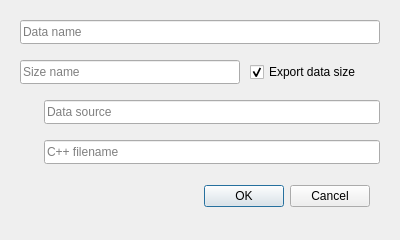
<?xml version="1.0" encoding="UTF-8"?>
<ui version="4.0">
 <class>nDataToCpp</class>
 <widget class="QDialog" name="nDataToCpp">
  <property name="geometry">
   <rect>
    <x>0</x>
    <y>0</y>
    <width>400</width>
    <height>240</height>
   </rect>
  </property>
  <property name="windowTitle">
   <string>Data to C++</string>
  </property>
  <property name="windowIcon">
   <iconset resource="../../../Images/Branon.qrc">
    <normaloff>:/images/sourcecpp.png</normaloff>:/images/sourcecpp.png</iconset>
  </property>
  <property name="toolTip">
   <string>Data to C++</string>
  </property>
  <property name="statusTip">
   <string>Data to C++</string>
  </property>
  <property name="whatsThis">
   <string>Data to C++</string>
  </property>
  <widget class="QDialogButtonBox" name="buttonBox">
   <property name="geometry">
    <rect>
     <x>30</x>
     <y>180</y>
     <width>340</width>
     <height>32</height>
    </rect>
   </property>
   <property name="orientation">
    <enum>Qt::Horizontal</enum>
   </property>
   <property name="standardButtons">
    <set>QDialogButtonBox::Cancel|QDialogButtonBox::Ok</set>
   </property>
  </widget>
  <widget class="QLineEdit" name="DataName">
   <property name="geometry">
    <rect>
     <x>20</x>
     <y>20</y>
     <width>360</width>
     <height>24</height>
    </rect>
   </property>
   <property name="placeholderText">
    <string>Data name</string>
   </property>
  </widget>
  <widget class="QLineEdit" name="SizeName">
   <property name="geometry">
    <rect>
     <x>20</x>
     <y>60</y>
     <width>220</width>
     <height>24</height>
    </rect>
   </property>
   <property name="placeholderText">
    <string>Size name</string>
   </property>
  </widget>
  <widget class="QCheckBox" name="DataSize">
   <property name="geometry">
    <rect>
     <x>250</x>
     <y>60</y>
     <width>130</width>
     <height>24</height>
    </rect>
   </property>
   <property name="toolTip">
    <string>Export data size</string>
   </property>
   <property name="statusTip">
    <string>Export data size</string>
   </property>
   <property name="whatsThis">
    <string>Export data size</string>
   </property>
   <property name="text">
    <string>Export data size</string>
   </property>
   <property name="checked">
    <bool>true</bool>
   </property>
  </widget>
  <widget class="QToolButton" name="DataSource">
   <property name="geometry">
    <rect>
     <x>20</x>
     <y>100</y>
     <width>24</width>
     <height>24</height>
    </rect>
   </property>
   <property name="toolTip">
    <string>Data source</string>
   </property>
   <property name="statusTip">
    <string>Data source</string>
   </property>
   <property name="whatsThis">
    <string>Data source</string>
   </property>
   <property name="text">
    <string/>
   </property>
   <property name="icon">
    <iconset resource="../../../Images/Branon.qrc">
     <normaloff>:/images/folder.png</normaloff>:/images/folder.png</iconset>
   </property>
   <property name="iconSize">
    <size>
     <width>24</width>
     <height>24</height>
    </size>
   </property>
   <property name="autoRaise">
    <bool>true</bool>
   </property>
  </widget>
  <widget class="QLineEdit" name="Source">
   <property name="geometry">
    <rect>
     <x>44</x>
     <y>100</y>
     <width>336</width>
     <height>24</height>
    </rect>
   </property>
   <property name="toolTip">
    <string>Data file</string>
   </property>
   <property name="statusTip">
    <string>Data file</string>
   </property>
   <property name="whatsThis">
    <string>Data file</string>
   </property>
   <property name="placeholderText">
    <string>Data source</string>
   </property>
  </widget>
  <widget class="QToolButton" name="ExportCpp">
   <property name="geometry">
    <rect>
     <x>20</x>
     <y>140</y>
     <width>24</width>
     <height>24</height>
    </rect>
   </property>
   <property name="toolTip">
    <string>Export C++</string>
   </property>
   <property name="statusTip">
    <string>Export C++</string>
   </property>
   <property name="whatsThis">
    <string>Export C++</string>
   </property>
   <property name="text">
    <string/>
   </property>
   <property name="icon">
    <iconset resource="../../../Images/Branon.qrc">
     <normaloff>:/images/sourcecpp.png</normaloff>:/images/sourcecpp.png</iconset>
   </property>
   <property name="iconSize">
    <size>
     <width>24</width>
     <height>24</height>
    </size>
   </property>
   <property name="autoRaise">
    <bool>true</bool>
   </property>
  </widget>
  <widget class="QLineEdit" name="Cpp">
   <property name="geometry">
    <rect>
     <x>44</x>
     <y>140</y>
     <width>336</width>
     <height>24</height>
    </rect>
   </property>
   <property name="placeholderText">
    <string>C++ filename</string>
   </property>
  </widget>
 </widget>
 <resources>
  <include location="../../../Images/Branon.qrc"/>
 </resources>
 <connections>
  <connection>
   <sender>buttonBox</sender>
   <signal>accepted()</signal>
   <receiver>nDataToCpp</receiver>
   <slot>accept()</slot>
   <hints>
    <hint type="sourcelabel">
     <x>248</x>
     <y>254</y>
    </hint>
    <hint type="destinationlabel">
     <x>157</x>
     <y>274</y>
    </hint>
   </hints>
  </connection>
  <connection>
   <sender>buttonBox</sender>
   <signal>rejected()</signal>
   <receiver>nDataToCpp</receiver>
   <slot>reject()</slot>
   <hints>
    <hint type="sourcelabel">
     <x>316</x>
     <y>260</y>
    </hint>
    <hint type="destinationlabel">
     <x>286</x>
     <y>274</y>
    </hint>
   </hints>
  </connection>
  <connection>
   <sender>DataSource</sender>
   <signal>clicked()</signal>
   <receiver>nDataToCpp</receiver>
   <slot>DataSource()</slot>
   <hints>
    <hint type="sourcelabel">
     <x>31</x>
     <y>111</y>
    </hint>
    <hint type="destinationlabel">
     <x>199</x>
     <y>119</y>
    </hint>
   </hints>
  </connection>
  <connection>
   <sender>ExportCpp</sender>
   <signal>clicked()</signal>
   <receiver>nDataToCpp</receiver>
   <slot>ExportCpp()</slot>
   <hints>
    <hint type="sourcelabel">
     <x>31</x>
     <y>151</y>
    </hint>
    <hint type="destinationlabel">
     <x>199</x>
     <y>119</y>
    </hint>
   </hints>
  </connection>
  <connection>
   <sender>DataSize</sender>
   <signal>stateChanged(int)</signal>
   <receiver>nDataToCpp</receiver>
   <slot>DataSize(int)</slot>
   <hints>
    <hint type="sourcelabel">
     <x>314</x>
     <y>71</y>
    </hint>
    <hint type="destinationlabel">
     <x>199</x>
     <y>119</y>
    </hint>
   </hints>
  </connection>
  <connection>
   <sender>Cpp</sender>
   <signal>textChanged(QString)</signal>
   <receiver>nDataToCpp</receiver>
   <slot>EditorChanged(QString)</slot>
   <hints>
    <hint type="sourcelabel">
     <x>211</x>
     <y>151</y>
    </hint>
    <hint type="destinationlabel">
     <x>199</x>
     <y>119</y>
    </hint>
   </hints>
  </connection>
  <connection>
   <sender>DataName</sender>
   <signal>textChanged(QString)</signal>
   <receiver>nDataToCpp</receiver>
   <slot>EditorChanged(QString)</slot>
   <hints>
    <hint type="sourcelabel">
     <x>199</x>
     <y>31</y>
    </hint>
    <hint type="destinationlabel">
     <x>199</x>
     <y>119</y>
    </hint>
   </hints>
  </connection>
  <connection>
   <sender>SizeName</sender>
   <signal>textChanged(QString)</signal>
   <receiver>nDataToCpp</receiver>
   <slot>EditorChanged(QString)</slot>
   <hints>
    <hint type="sourcelabel">
     <x>129</x>
     <y>71</y>
    </hint>
    <hint type="destinationlabel">
     <x>199</x>
     <y>119</y>
    </hint>
   </hints>
  </connection>
  <connection>
   <sender>Source</sender>
   <signal>textChanged(QString)</signal>
   <receiver>nDataToCpp</receiver>
   <slot>EditorChanged(QString)</slot>
   <hints>
    <hint type="sourcelabel">
     <x>211</x>
     <y>111</y>
    </hint>
    <hint type="destinationlabel">
     <x>199</x>
     <y>119</y>
    </hint>
   </hints>
  </connection>
 </connections>
</ui>
